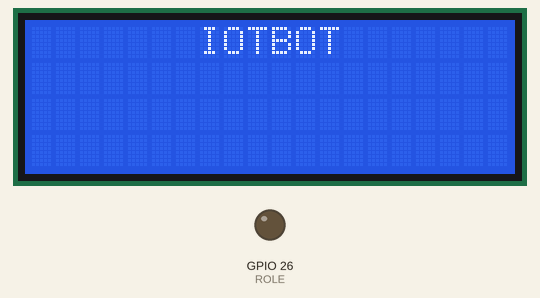
A sketch run on a simulated ESP32. Parts: 20×4 character LCD, output pins drawn as LEDs (lit = HIGH). Dashed ring = blinking. What the sketch prints to the serial monitor is not drawn.

Above: at 2.6 s.
At 3.2 s:
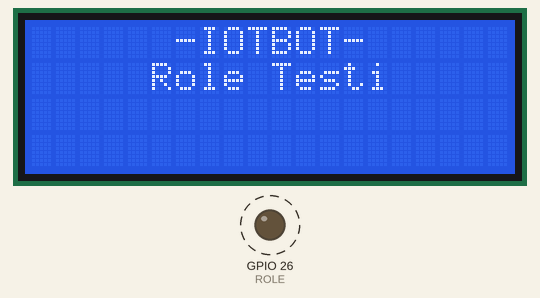
At 4.3 s:
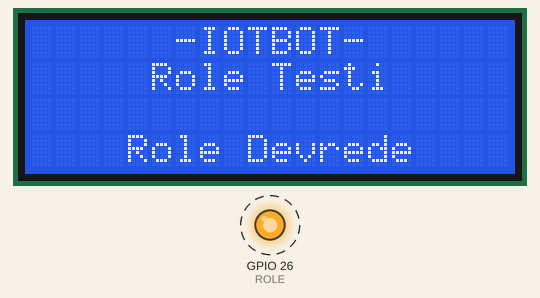
At 5.3 s:
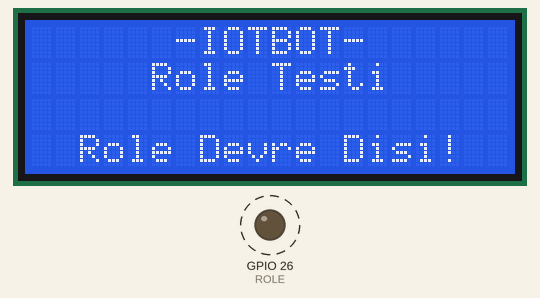
Timing chart, 0 to 40.0 s (numbered marks = the images above):
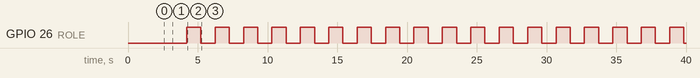

The sketch:

Modulcuk_Role.ino
```cpp
/*
                                  ///////////////////////////////////////////////////////
                                  /////////   IoT BOT Test Yazılımları Serisi   /////////
                                  ///////////////////////////////////////////////////////
                                                   RÖLE MODÜLCÜĞÜ
*/

//---------------------------------------          HADİ KODLAYALIM...       ----------------------------------------------------------------

//---------------------------------------   // İLK TANIMLAMALAR VE KÜTÜPHANE EKLEME   ------------------------------------------------------

#define UYGULAMA "Role Testi"

int i = 0;                                            // Gidip gelen yazının animasyonu için oluşturulan değişken.

#include <Wire.h>                                     // I2C iletişim protokolünü kullanabilmek için gerekli kütüphaneyi ekliyoruz.
#include <LiquidCrystal_I2C.h>                        // LCD ekran için gerekli olan kütüphaneyi ekliyoruz.
LiquidCrystal_I2C lcd(0x27, 20, 4);                   // LCD ekranımızın özelliklerini giriyoruz.
                                                      // Bizim ekranımız 20 satır, 4 sütun karakter destekliyor.

int ROLE = 26;                              // Röle'nin bağlı olduğu pini 25 olarak ayarladık.
                                            // Uygun olan 25 - 26 - 27 - 32 - 33 numaralı pinlerden
                                            // herhangi birine bağlanabilir.

//---------------------------------------   // SADECE İLK AÇILIŞTA BİR KERE ÇALIŞACAK KISIM   ---------------------------------------------

void setup()
{
  Serial.begin(115200);                               // Seri haberleşmeyi "115200" bandında başlattık.
  lcd.init();                                         // LCD ekranı başlatma komutu gönderiyoruz.
  lcd.backlight();                                    // LCD ekranın arka plan aydınlatma ışığını açıyoruz.

  giris_animasyon();

  Serial.println("     IoT BOT    ");                 // Seri ekrana bilgilendirme mesajı gönderdik.
  Serial.println(UYGULAMA);

  pinMode(ROLE,  OUTPUT);                   // Röle'yi sonuç verdiği için çıkış olarak belirledik.
}

//---------------------------------------   // SÜREKLİ ÇALIŞACAK DÖNGÜ İÇİNDEKİ KISIM   ---------------------------------------------------

void loop()
{
  Serial.println("Röle Devrede!");          // Seri ekranına bilgilendirme mesajı gönderdik.
  lcd.setCursor(0, 3);
  lcd.print("    Role Devrede    ");
  digitalWrite(ROLE, HIGH);                 // Röle'yi aktifleştirdik.
  delay(1000);                              // 1 saniye kadar bekleme süresi koyduk.
  Serial.println(" Röle Devre Dışı! ");       // Seri ekranına bilgilendirme mesajı gönderdik.
  lcd.setCursor(0, 3);
  lcd.print("  Role Devre Disi!");
  digitalWrite(ROLE, LOW);                  // Röle'yi pasifleştirdik.
  delay(1000);                              // 1 saniye kadar bekleme süresi koyduk.
}


void giris_animasyon()                               // Giriş animasyonunu hazırlıyoruz.
{
  lcd.clear();
  delay(500);
  lcd.setCursor(7, 0);
  lcd.print("I");
  delay(400);
  lcd.setCursor(8, 0);
  lcd.print("O");
  delay(400);
  lcd.setCursor(9, 0);
  lcd.print("T");
  delay(400);
  lcd.setCursor(10, 0);
  lcd.print("B");
  delay(400);
  lcd.setCursor(11, 0);
  lcd.print("O");
  delay(400);
  lcd.setCursor(12, 0);
  lcd.print("T");
  delay(600);

  lcd.setCursor(6, 0);
  lcd.print("-");
  lcd.setCursor(13, 0);
  lcd.print("-");

  lcd.setCursor(5, 1);
  lcd.print(UYGULAMA);
  delay(1000);
}

void yan_son_yazi()                                    // Yanıp sönen bilgilendirme mesajını hazırlıyoruz.
{
  lcd.setCursor(1, 2);                                // İmleci, yazmak istediğimiz koordinata yönlendiriyoruz.
    lcd.print("                     ");               // Ekranda yazmasını istediğimiz yazıları yolluyoruz.
    i = i + 1;
    if (i < 15)
    {
      lcd.setCursor(1, 3);                            // İmleci, yazmak istediğimiz koordinata yönlendiriyoruz.
      lcd.print("Bir Tusa Basiniz..");                // Ekranda yazmasını istediğimiz yazıları yolluyoruz.
    }
    if (i >= 15)
    {
      lcd.setCursor(1, 3);                            // İmleci, yazmak istediğimiz koordinata yönlendiriyoruz.
      lcd.print("                     ");             // Ekranda yazmasını istediğimiz yazıları yolluyoruz.
    }
    if (i == 30)
    {
      i = 0;
    }
}
```

Measured:
- by itself, GPIO 26 (ROLE): alternates HIGH for 1.0 s and LOW for 1.0 s
- what the display in image 0 shows lasts 0.6 s, from 2.6 s to 3.2 s
- what the display in image 1 shows lasts 1.0 s, from 3.2 s to 4.2 s
